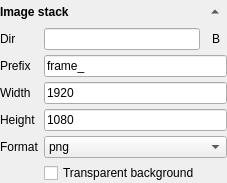
        <widget class="QWidget" name="widget_image_stack" native="true">
         <layout class="QGridLayout" name="gridLayout_13">
          <property name="leftMargin">
           <number>0</number>
          </property>
          <property name="topMargin">
           <number>0</number>
          </property>
          <property name="rightMargin">
           <number>0</number>
          </property>
          <property name="bottomMargin">
           <number>0</number>
          </property>
          <property name="spacing">
           <number>5</number>
          </property>
          <item row="0" column="0">
           <widget class="QLabel" name="label_27">
            <property name="font">
             <font>
              <weight>75</weight>
              <bold>true</bold>
             </font>
            </property>
            <property name="text">
             <string>Image stack</string>
            </property>
           </widget>
          </item>
          <item row="0" column="1">
           <widget class="QToolButton" name="toolButton_image_stack_toggle">
            <property name="text">
             <string>...</string>
            </property>
            <property name="autoRaise">
             <bool>true</bool>
            </property>
            <property name="arrowType">
             <enum>Qt::UpArrow</enum>
            </property>
           </widget>
          </item>
          <item row="1" column="0" colspan="2">
           <widget class="QWidget" name="widget_image_stack_opts" native="true">
            <layout class="QGridLayout" name="gridLayout_14">
             <property name="leftMargin">
              <number>0</number>
             </property>
             <property name="topMargin">
              <number>0</number>
             </property>
             <property name="rightMargin">
              <number>0</number>
             </property>
             <property name="bottomMargin">
              <number>0</number>
             </property>
             <property name="spacing">
              <number>5</number>
             </property>
             <item row="2" column="1" colspan="2">
              <widget class="LineEdit" name="lineedit_image_stack_width">
               <property name="text">
                <string>1920</string>
               </property>
              </widget>
             </item>
             <item row="4" column="0">
              <widget class="QLabel" name="label_28">
               <property name="text">
                <string>Format</string>
               </property>
              </widget>
             </item>
             <item row="4" column="1" colspan="2">
              <widget class="ComboBox" name="comboBox_image_stack_type">
               <item>
                <property name="text">
                 <string>png</string>
                </property>
               </item>
               <item>
                <property name="text">
                 <string>jpg</string>
                </property>
               </item>
               <item>
                <property name="text">
                 <string>ps</string>
                </property>
               </item>
              </widget>
             </item>
             <item row="1" column="1" colspan="2">
              <widget class="LineEdit" name="lineedit_image_stack_prefix">
               <property name="text">
                <string>frame_</string>
               </property>
              </widget>
             </item>
             <item row="3" column="1" colspan="2">
              <widget class="LineEdit" name="lineedit_image_stack_height">
               <property name="text">
                <string>1080</string>
               </property>
              </widget>
             </item>
             <item row="3" column="0">
              <widget class="QLabel" name="label_image_stack_height">
               <property name="text">
                <string>Height</string>
               </property>
              </widget>
             </item>
             <item row="0" column="0">
              <widget class="QLabel" name="label_35">
               <property name="text">
                <string>Dir</string>
               </property>
              </widget>
             </item>
             <item row="1" column="0">
              <widget class="QLabel" name="label_34">
               <property name="text">
                <string>Prefix</string>
               </property>
              </widget>
             </item>
             <item row="0" column="2">
              <widget class="QToolButton" name="toolButton_image_stack_browse">
               <property name="text">
                <string>B</string>
               </property>
               <property name="autoRaise">
                <bool>true</bool>
               </property>
              </widget>
             </item>
             <item row="2" column="0">
              <widget class="QLabel" name="label_image_stack_width">
               <property name="text">
                <string>Width</string>
               </property>
              </widget>
             </item>
             <item row="0" column="1">
              <widget class="LineEdit" name="lineedit_image_stack_dir">
               <property name="minimumSize">
                <size>
                 <width>100</width>
                 <height>0</height>
                </size>
               </property>
               <property name="text">
                <string/>
               </property>
              </widget>
             </item>
             <item row="5" column="1">
              <widget class="QCheckBox" name="checkBox_trans_back">
               <property name="text">
                <string>Transparent background</string>
               </property>
              </widget>
             </item>
            </layout>
           </widget>
          </item>
         </layout>
        </widget>
